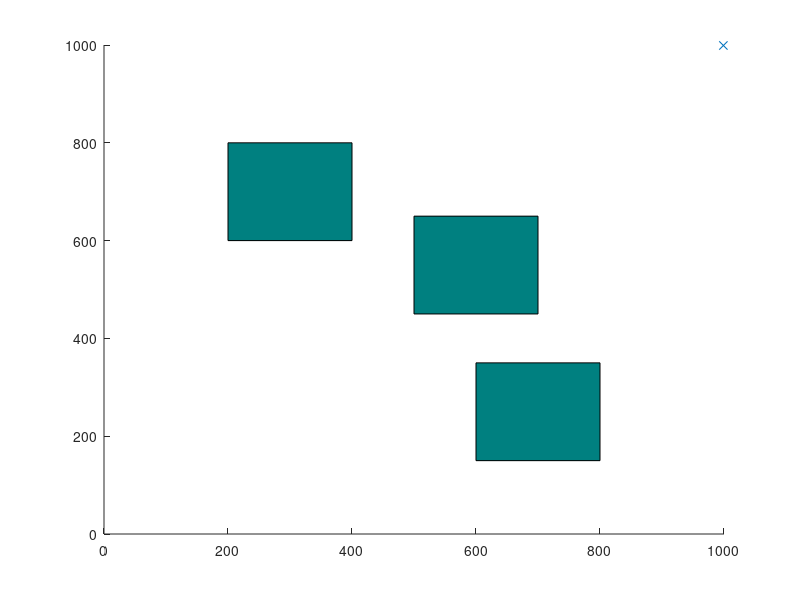

Write MATLAB code to recreate this figure. (Note: this script raises an error after producing the figure.)
clearvars
close all
addpath('function')
x_max = 1000;
y_max = 1000;
obstacle1 = [500, 450, 200, 200];
obstacle2 = [200, 600, 200, 200];
obstacle3 = [600, 150, 200, 200];
numNodes = 3000;
EPS = 20;

q_start.coord = [0 0];
q_start.cost = 0;
q_start.parent = 0;
q_goal.coord = [999 999];
q_goal.cost = 0;

nodes(1) = q_start;
figure(1)
axis([0 x_max 0 y_max])
rectangle('Position', obstacle1, 'FaceColor', [0,.5,.5])
hold on
rectangle('Position', obstacle2, 'FaceColor', [0,.5,.5])
hold on
rectangle('Position', obstacle3, 'FaceColor', [0,.5,.5])
hold on

for i = 1:numNodes
    if rand > 0 && rand < 0.2
        q_rand = q_goal.coord;
    else
        q_rand = [floor(rand(1)*x_max) floor(rand(1)*y_max)];
    end
    plot(q_rand(1), q_rand(2), 'x', 'Color', [0 0.4470 0.7410]);

    for j = 1:length(nodes)
        if nodes(j).coord == q_goal.coord
            break
        end
    end

    ndist = [];
    for j = 1:length(nodes)
        tmp = dist(nodes(j).coord, q_rand);
        ndist = [ndist tmp];
    end
    [val, idx] = min(ndist);
    q_near = nodes(idx);

    q_new.coord = steer(q_rand, q_near.coord, val, EPS);
    if noCollision(q_new.coord, q_near.coord, obstacle1) ...
    && noCollision(q_new.coord, q_near.coord, obstacle2) ...
    && noCollision(q_new.coord, q_near.coord, obstacle3)
        line([q_near.coord(1), q_new.coord(1)], [q_near.coord(2), q_new.coord(2)], 'Color', 'k', 'LineWidth', 2);
        drawnow
        hold on
        q_new.cost = dist(q_new.coord, q_near.coord) + q_near.cost;
        q_new.parent = idx;
           
        nodes = [nodes q_new];
        if dist(q_goal.coord, q_new.coord) < EPS
            line([q_new.coord(1), q_goal.coord(1)], [q_new.coord(2), q_goal.coord(2)], 'Color', 'k', 'LineWidth', 2);
            drawnow
            hold on
            for j = 1:length(nodes)
                if nodes(j).coord == q_new.coord
                    q_goal.parent = j;
                end
            end
            break
        end
    end
end

q_end = q_goal;
while q_end.parent ~= 0
    start = q_end.parent;
    line([q_end.coord(1), nodes(start).coord(1)], [q_end.coord(2), nodes(start).coord(2)], 'Color','r', 'LineWidth', 2);
    drawnow
    hold on
    q_end = nodes(start);
end